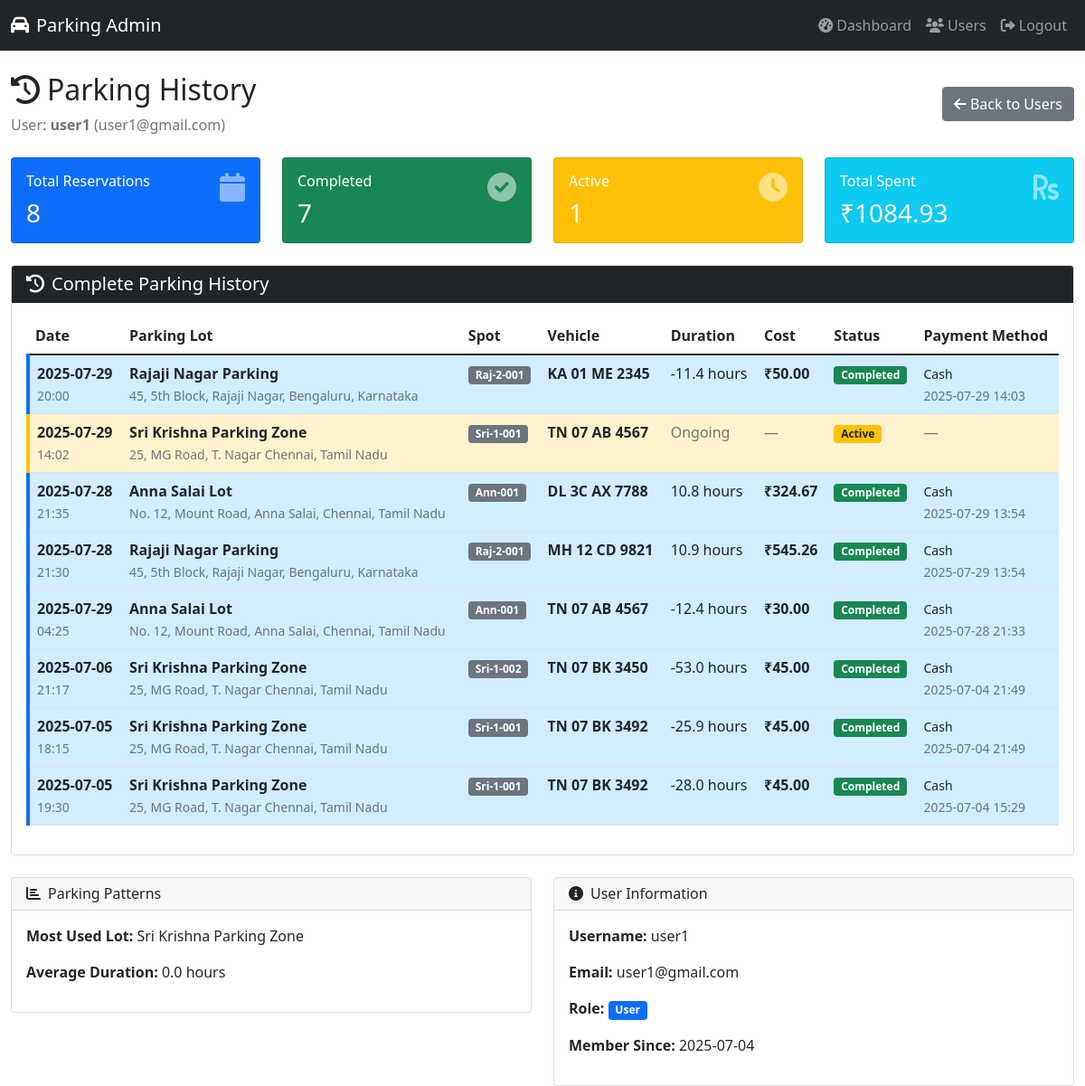
Page /admin/user/2/history (signed in) on the earlier database version.
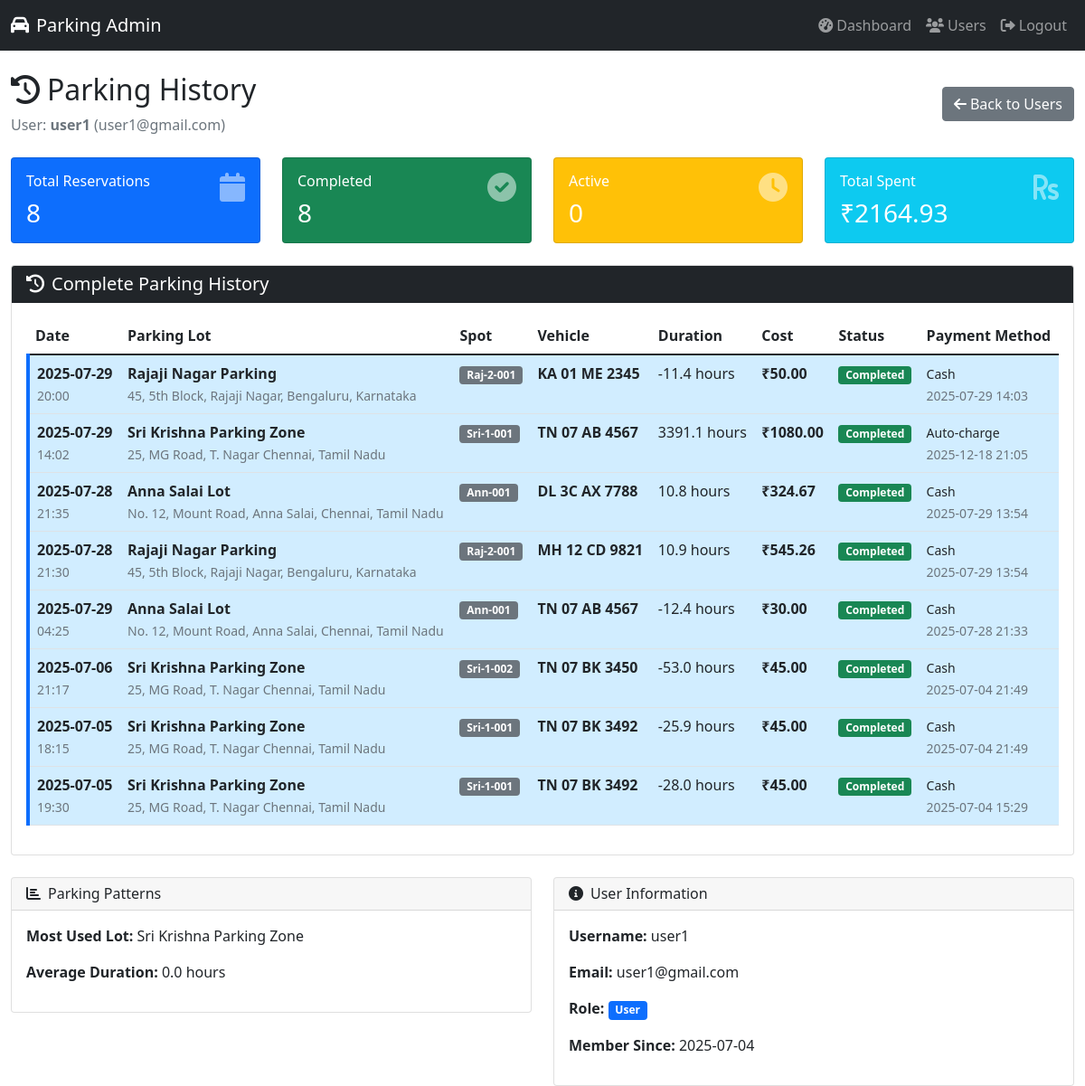
Same page on the later database version.
### models/reservation.py (models this page shows)
class Reservation(db.Model):
    __tablename__ = 'reservation'
    reservation_id = db.Column(db.Integer, primary_key=True, autoincrement=True)
    spot_id = db.Column(db.Integer, db.ForeignKey('parking_spot.spot_id'), nullable=False)
    user_id = db.Column(db.Integer, db.ForeignKey('user_admin.id'), nullable=False)
    reservation_timestamp = db.Column(db.DateTime, default=datetime.utcnow)
    parking_timestamp = db.Column(db.DateTime, default=datetime.utcnow)
    leaving_timestamp = db.Column(db.DateTime, nullable=True)
    parking_cost_per_time = db.Column(db.Float, nullable=False)
    vehicle_number = db.Column(db.String(20), nullable=False)
    payment_status = db.Column(db.String(20), default="Pending")
    payment = db.relationship('Payment', back_populates='reservation', uselist=False, cascade="all, delete")

### models/parking_lot.py (models this page shows, shortened)
class ParkingLot(db.Model):
    __tablename__ = 'parking_lot'
    lot_id = db.Column(db.Integer, primary_key=True, autoincrement=True)
    prime_location_name = db.Column(db.String(50), nullable=False)
    price = db.Column(db.Float, nullable=False)
    capacity = db.Column(db.Integer, nullable=False)
    address = db.Column(db.String(100), nullable=False)
    pincode = db.Column(db.String(10), nullable=False)
    contact = db.Column(db.BigInteger, nullable=False)
    is_active = db.Column(db.Boolean, default=True)
    spots = db.relationship('ParkingSpot', backref='lot', lazy=True, cascade="all, delete")

### models/parking_spot.py (models this page shows)
class ParkingSpot(db.Model):
    __tablename__ = 'parking_spot'
    spot_id = db.Column(db.Integer, primary_key=True, autoincrement=True)
    lot_id = db.Column(db.Integer, db.ForeignKey('parking_lot.lot_id'), nullable=False)
    spot_number = db.Column(db.String(10), unique=True, nullable=False)
    status = db.Column(db.String(1), default="A")  # A = Available, O = Occupied
    spot_type = db.Column(db.String(20), default="Standard")
    reservations = db.relationship('Reservation', backref='spot', lazy=True, cascade="all, delete")

### models/payments.py (models this page shows, shortened)
class Payment(db.Model):
    __tablename__ = 'payment'
    payment_id = db.Column(db.Integer, primary_key=True, autoincrement=True)
    reservation_id = db.Column(db.Integer, db.ForeignKey('reservation.reservation_id'), nullable=False)
    amount = db.Column(db.Float, nullable=False)
    payment_method = db.Column(db.String(50), nullable=False)
    payment_status = db.Column(db.String(20), default='Pending')
    payment_timestamp = db.Column(db.DateTime, default=datetime.utcnow)
    reservation = db.relationship('Reservation', back_populates='payment')

### app.py (the view)
@app.route('/admin/user/<int:user_id>/history')
@login_required
def view_user_history(user_id):
    if current_user.role != 'admin':
        flash('Access denied', 'danger')
        return redirect(url_for('home_page'))
    user = User_Admin.query.get_or_404(user_id)
    reservations = Reservation.query.filter_by(user_id=user_id).order_by(
        Reservation.reservation_timestamp.desc()
    ).all()
    reservation_details = []
    for reservation in reservations:
        detail = {
            'reservation': reservation,
            'spot': ParkingSpot.query.get(reservation.spot_id),
            'lot': ParkingLot.query.get(ParkingSpot.query.get(reservation.spot_id).lot_id) if ParkingSpot.query.get(reservation.spot_id) else None,
            'payment': Payment.query.filter_by(reservation_id=reservation.reservation_id).first()
        }
        reservation_details.append(detail)
    return render_template('user_history.html', user=user, reservations=reservation_details)

### app.py (called while the page is built)
@login_manager.user_loader
def load_user(user_id):
    return User_Admin.query.get(int(user_id))

### templates/user_history.html (shortened to what the changed rows need)
<!DOCTYPE html>
<html lang="en">
<head>
    <link href="https://cdn.jsdelivr.net/npm/bootstrap@5.1.3/dist/css/bootstrap.min.css" rel="stylesheet">
    <link rel="stylesheet" href="https://cdnjs.cloudflare.com/ajax/libs/font-awesome/6.0.0/css/all.min.css">
</head>
<body>
    <div class="container-fluid mt-4">
        <div class="d-flex justify-content-between align-items-center mb-4">
            <div>
                <h2><i class="fas fa-history me-2"></i>Parking History</h2>
            </div>
        </div>
        <div class="row mb-4">
            <div class="col-md-3">
                <div class="card text-white bg-success card-hover">
                    <div class="card-body">
                        <div class="d-flex justify-content-between">
                            <div>
                                <h6 class="card-title">Completed</h6>
                                <h3 class="mb-0">{{ reservations|selectattr('reservation.payment_status', 'equalto', 'Paid')|list|length }}</h3>
                            </div>
                        </div>
                    </div>
                </div>
            </div>
            <div class="col-md-3">
                <div class="card text-white bg-warning card-hover">
                    <div class="card-body">
                        <div class="d-flex justify-content-between">
                            <div>
                                <h6 class="card-title">Active</h6>
                                <h3 class="mb-0">{{ reservations|selectattr('reservation.payment_status', 'equalto', 'Pending')|list|length }}</h3>
                            </div>
                        </div>
                    </div>
                </div>
            </div>
            <div class="col-md-3">
                <div class="card text-white bg-info card-hover">
                    <div class="card-body">
                        <div class="d-flex justify-content-between">
                            <div>
                                <h6 class="card-title">Total Spent</h6>
                                <h3 class="mb-0">₹{{ "%.2f"|format(reservations|selectattr('payment')|sum(attribute='payment.amount')) }}</h3>
                            </div>
                        </div>
                    </div>
                </div>
            </div>
        </div>
        <div class="card">
            <div class="card-body">
                {% if reservations %}
                <div class="table-responsive">
                    <table class="table table-hover">
                        <thead>
                            <tr>
                                <th>Date</th>
                                <th>Parking Lot</th>
                                <th>Spot</th>
                                <th>Vehicle</th>
                                <th>Duration</th>
                                <th>Cost</th>
                                <th>Status</th>
                                <th>Payment Method</th>
                            </tr>
                        </thead>
                        <tbody>
                            {% for detail in reservations %}
                            <tr class="{% if detail.reservation.payment_status == 'Pending' %}status-active{% else %}status-completed{% endif %}">
                                <td>
                                    <strong>{{ detail.reservation.parking_timestamp.strftime('%Y-%m-%d') }}</strong><br>
                                    <small class="text-muted">{{ detail.reservation.parking_timestamp.strftime('%H:%M') }}</small>
                                </td>
                                <td>
                                    <strong>{{ detail.lot.prime_location_name if detail.lot else 'N/A' }}</strong><br>
                                    <small class="text-muted">{{ detail.lot.address if detail.lot else 'N/A' }}</small>
                                </td>
                                <td>
                                    <span class="badge bg-secondary">{{ detail.spot.spot_number if detail.spot else 'N/A' }}</span>
                                </td>
                                <td>
                                    <strong>{{ detail.reservation.vehicle_number }}</strong>
                                </td>
                                <td>
                                    {% if detail.reservation.leaving_timestamp %}
                                        {% set duration = detail.reservation.leaving_timestamp - detail.reservation.parking_timestamp %}
                                        {% set hours = duration.total_seconds() / 3600 %}
                                        {{ "%.1f"|format(hours) }} hours
                                    {% else %}
                                        <span class="text-muted">Ongoing</span>
                                    {% endif %}
                                </td>
                                <td>
                                    {% if detail.payment %}
                                        <strong>₹{{ "%.2f"|format(detail.payment.amount) }}</strong>
                                    {% else %}
                                        <span class="text-muted">—</span>
                                    {% endif %}
                                </td>
                                <td>
                                    {% if detail.reservation.payment_status == 'Paid' %}
                                        <span class="badge bg-success">Completed</span>
                                    {% elif detail.reservation.payment_status == 'Pending' %}
                                        <span class="badge bg-warning text-dark">Active</span>
                                    {% else %}
                                        <span class="badge bg-secondary">{{ detail.reservation.payment_status }}</span>
                                    {% endif %}
                                </td>
                                <td>
                                    {% if detail.payment %}
                                        <small>{{ detail.payment.payment_method }}</small><br>
                                        <small class="text-muted">{{ detail.payment.payment_timestamp.strftime('%Y-%m-%d %H:%M') }}</small>
                                    {% else %}
                                        <span class="text-muted">—</span>
                                    {% endif %}
                                </td>
                            </tr>
                            {% endfor %}
                        </tbody>
                    </table>
                </div>
                {% else %}
                <div class="text-center py-4">
                    <i class="fas fa-history fa-3x text-muted mb-3"></i>
                    <h5 class="text-muted">No Parking History</h5>
                    <p class="text-muted">This user hasn't made any parking reservations yet.</p>
                </div>
                {% endif %}
            </div>
        </div>
    </div>
</body>
</html>

Differences in the rows shown:
changed Reservation (number 2 of 8 on the later page): payment_status "Pending" → "Paid" (drawn)
added Payment: payment.amount "1080.00", payment.payment_method "Auto-charge", payment.payment_timestamp "2025-12-18 21:05"
Other differences:
text no longer shown: "7 1 1084.93"
text now shown: "8 0 2164.93"
new list line: "2025-07-29 14:02 TN 07 AB 4567"
new list line: "Sri Krishna Parking Zone 25, MG Road, T. Nagar Chennai, Tamil Nadu"
new list line: "Sri-1-001"
new list line: "3391.1 hours ₹ Completed"
list line gone: "2025-07-29 14:02 TN 07 AB 4567"
list line gone: "Sri Krishna Parking Zone 25, MG Road, T. Nagar Chennai, Tamil Nadu"
list line gone: "Sri-1-001"
list line gone: "Ongoing — Active —"
